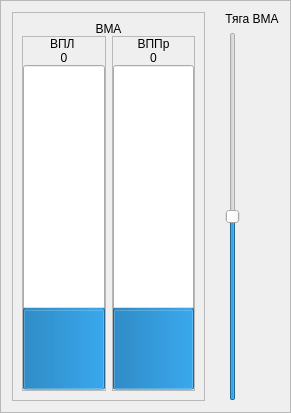
<?xml version="1.0" encoding="UTF-8"?>
<ui version="4.0">
 <class>Frame</class>
 <widget class="QFrame" name="Frame">
  <property name="geometry">
   <rect>
    <x>0</x>
    <y>0</y>
    <width>291</width>
    <height>413</height>
   </rect>
  </property>
  <property name="windowTitle">
   <string>Frame</string>
  </property>
  <property name="frameShape">
   <enum>QFrame::StyledPanel</enum>
  </property>
  <property name="frameShadow">
   <enum>QFrame::Raised</enum>
  </property>
  <layout class="QGridLayout" name="gridLayout">
   <property name="horizontalSpacing">
    <number>20</number>
   </property>
   <item row="0" column="0" rowspan="2">
    <widget class="QFrame" name="frVMAControl">
     <property name="frameShape">
      <enum>QFrame::StyledPanel</enum>
     </property>
     <layout class="QGridLayout" name="gridLayout_3">
      <property name="verticalSpacing">
       <number>0</number>
      </property>
      <item row="1" column="0">
       <widget class="QFrame" name="frVPL">
        <property name="frameShape">
         <enum>QFrame::StyledPanel</enum>
        </property>
        <property name="frameShadow">
         <enum>QFrame::Plain</enum>
        </property>
        <layout class="QVBoxLayout" name="layVMA_VPL">
         <property name="spacing">
          <number>0</number>
         </property>
         <property name="leftMargin">
          <number>0</number>
         </property>
         <property name="topMargin">
          <number>0</number>
         </property>
         <property name="rightMargin">
          <number>0</number>
         </property>
         <property name="bottomMargin">
          <number>0</number>
         </property>
         <item>
          <widget class="QLabel" name="lblVPL">
           <property name="text">
            <string>ВПЛ </string>
           </property>
           <property name="alignment">
            <set>Qt::AlignCenter</set>
           </property>
          </widget>
         </item>
         <item>
          <widget class="QLabel" name="lblVPL_Value">
           <property name="text">
            <string>0</string>
           </property>
           <property name="alignment">
            <set>Qt::AlignCenter</set>
           </property>
          </widget>
         </item>
         <item>
          <widget class="QProgressBar" name="barVPL">
           <property name="enabled">
            <bool>true</bool>
           </property>
           <property name="sizePolicy">
            <sizepolicy hsizetype="Expanding" vsizetype="Expanding">
             <horstretch>0</horstretch>
             <verstretch>0</verstretch>
            </sizepolicy>
           </property>
           <property name="value">
            <number>24</number>
           </property>
           <property name="orientation">
            <enum>Qt::Vertical</enum>
           </property>
           <property name="invertedAppearance">
            <bool>false</bool>
           </property>
          </widget>
         </item>
        </layout>
       </widget>
      </item>
      <item row="1" column="1" rowspan="2">
       <widget class="QFrame" name="frVPPr">
        <property name="frameShape">
         <enum>QFrame::StyledPanel</enum>
        </property>
        <property name="lineWidth">
         <number>1</number>
        </property>
        <layout class="QVBoxLayout" name="layVMA_VPPr">
         <property name="spacing">
          <number>0</number>
         </property>
         <property name="leftMargin">
          <number>0</number>
         </property>
         <property name="topMargin">
          <number>0</number>
         </property>
         <property name="rightMargin">
          <number>0</number>
         </property>
         <property name="bottomMargin">
          <number>0</number>
         </property>
         <item>
          <widget class="QLabel" name="lblVPPr">
           <property name="text">
            <string>ВППр</string>
           </property>
           <property name="alignment">
            <set>Qt::AlignCenter</set>
           </property>
          </widget>
         </item>
         <item>
          <widget class="QLabel" name="lblVPPr_Value">
           <property name="text">
            <string>0</string>
           </property>
           <property name="alignment">
            <set>Qt::AlignCenter</set>
           </property>
          </widget>
         </item>
         <item>
          <widget class="QProgressBar" name="barVPPr">
           <property name="enabled">
            <bool>true</bool>
           </property>
           <property name="sizePolicy">
            <sizepolicy hsizetype="Expanding" vsizetype="Expanding">
             <horstretch>0</horstretch>
             <verstretch>0</verstretch>
            </sizepolicy>
           </property>
           <property name="value">
            <number>24</number>
           </property>
           <property name="orientation">
            <enum>Qt::Vertical</enum>
           </property>
          </widget>
         </item>
        </layout>
       </widget>
      </item>
      <item row="0" column="0" colspan="2">
       <widget class="QLabel" name="lblVMA">
        <property name="text">
         <string>ВМА</string>
        </property>
        <property name="alignment">
         <set>Qt::AlignCenter</set>
        </property>
       </widget>
      </item>
     </layout>
    </widget>
   </item>
   <item row="0" column="1">
    <widget class="QLabel" name="lblVMA2">
     <property name="text">
      <string>Тяга ВМА</string>
     </property>
     <property name="alignment">
      <set>Qt::AlignCenter</set>
     </property>
    </widget>
   </item>
   <item row="1" column="1">
    <widget class="QSlider" name="slVMAvalue">
     <property name="minimum">
      <number>-10</number>
     </property>
     <property name="maximum">
      <number>10</number>
     </property>
     <property name="orientation">
      <enum>Qt::Vertical</enum>
     </property>
     <property name="tickPosition">
      <enum>QSlider::NoTicks</enum>
     </property>
    </widget>
   </item>
  </layout>
 </widget>
 <resources/>
 <connections/>
</ui>
